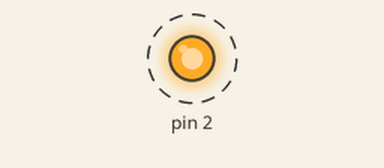
This program was run on a simulated Arduino Uno, built with avr-gcc and run on an emulated ATmega328P. Shown: output pins drawn as LEDs (lit = HIGH). Dashed ring = blinking. What the program prints to the serial monitor is not drawn.

Above: at 0.05 s.
Timing chart, 0 to 3.0 s (numbered marks = the images above):
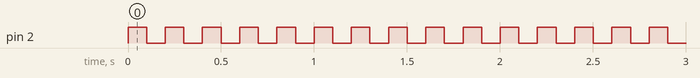

The program:

main.cpp
```cpp
#include <Arduino.h>

//prototipo de funcoes
void ligaLed(int pin);
void desligaLed(int pin);
void piscaLed(int pin, unsigned long tempo);
int somaDeDoisN(int numeroA, int numeroB);


void setup()
{
 pinMode(2, OUTPUT);
 Serial.begin(9600);
}

void loop()
{
  piscaLed(2, 100);
  Serial.print(somaDeDoisN(4, 8));
}


void ligaLed(int pin)
{
digitalWrite(pin, HIGH);
}

void desligaLed(int pin)
{
digitalWrite(pin, LOW);
}

void piscaLed(int pin, unsigned long tempo)
{
ligaLed(pin);
  delay(tempo);
  desligaLed(pin);
  delay(tempo);
}

int somaDeDoisN(int numeroA, int numeroB)
{
int resultado = numeroA + numeroB;
return resultado;
}
```

Aula50_-_Comentarios.cpp
```cpp
#include <Arduino.h>

//prototipo de funcoes
void ligaLed(int pin);                                    //definimos os prototipos das funcoes para que informe ao
void desligaLed(int pin);                                //sistema sobre as funções, permitindo que elas sejam nomeadas
void piscaLed(int pin, unsigned long tempo);            //antes que o sistema tenha a definição completa delas.
int somaDeDoisN(int numeroA, int numeroB);


void setup()
{
 pinMode(2, OUTPUT);
 Serial.begin(9600);
}

void loop()
{
  piscaLed(2, 100);                        //adicionamos a funcao e informamos dentro da funcao ja criada qual o numero do led e o tempo da acao.
  Serial.print(somaDeDoisN(4, 8));         //pedimos que mostre no serial nossa funcao e
}                                          //informamos dentro da funcao ja criada qual os numeros a serem somados.


void ligaLed(int pin)                   //uma funcao vazia com uma variavel inteira que retorna um pin de Led Ligado
{
digitalWrite(pin, HIGH);
}

void desligaLed(int pin)               //uma funcao vazia com uma variavel inteira que retorna um pin de Led Desligado
{
digitalWrite(pin, LOW);
}

void piscaLed(int pin, unsigned long tempo)   //uma funcao vazia com uma variavel inteira que retorna um pin de Led Piscando
{                                             //que possui uma variavel de tempo para definir o tempo em que o led pisca
ligaLed(pin);
  delay(tempo);
  desligaLed(pin);
  delay(tempo);
}

int somaDeDoisN(int numeroA, int numeroB)       //uma funcao inteira com duas variaveis inteiras que retorna uma soma de dois numeros.
{
int resultado = numeroA + numeroB;
return resultado;
}
```

Measured:
- by itself, pin 2: alternates HIGH for 0.10 s and LOW for 0.10 s
